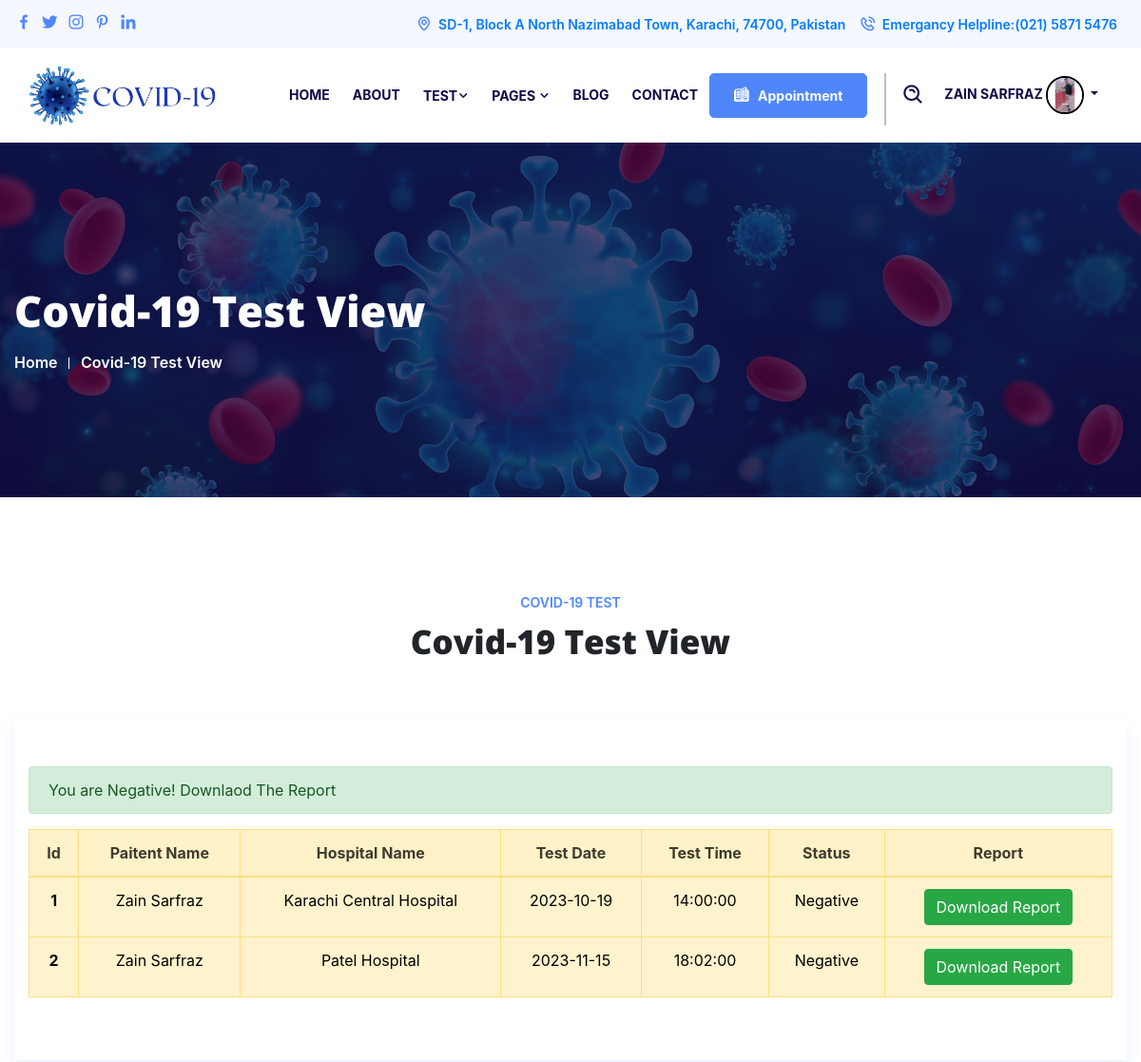
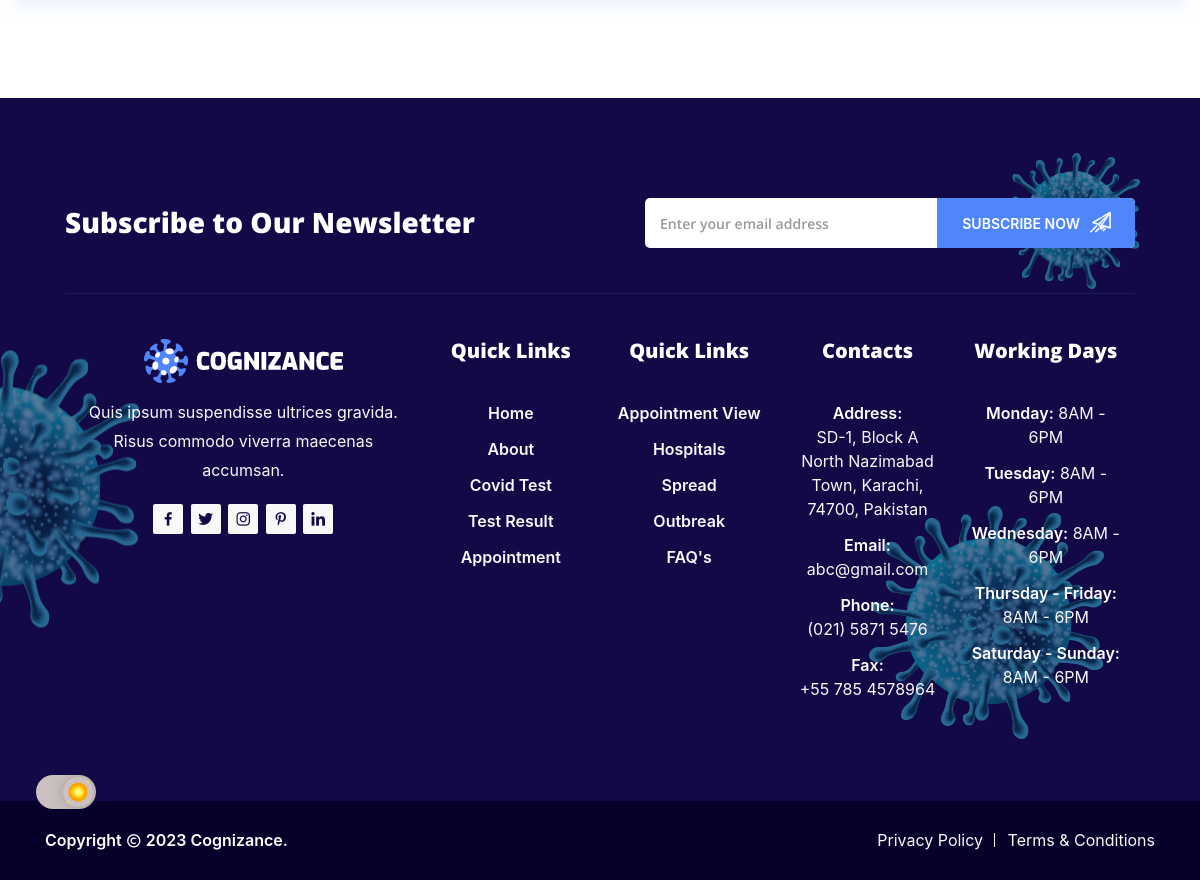
The app's page /testview.php (signed in) with its own data (2 pictures, top to bottom).
### tables this page shows
CREATE TABLE `paitent` (
  `id` int(11) NOT NULL,
  `Username` varchar(255) NOT NULL,
  `Email` varchar(255) NOT NULL,
  `City` varchar(255) NOT NULL,
  `Area` varchar(255) NOT NULL,
  `Password` varchar(255) NOT NULL,
  `Image` varchar(255) NOT NULL,
  `Status` varchar(40) NOT NULL DEFAULT '1'
);

CREATE TABLE `test` (
  `tid` int(11) NOT NULL,
  `tname` int(11) NOT NULL,
  `thospital` int(255) NOT NULL,
  `tdate` date NOT NULL,
  `ttime` time NOT NULL,
  `tstatus` varchar(255) NOT NULL DEFAULT 'Pending',
  `Dstatus` varchar(255) NOT NULL DEFAULT 'Pending',
  `city` int(11) NOT NULL,
  `Report` varchar(255) NOT NULL DEFAULT 'Pending'
);

CREATE TABLE `hospital` (
  `id` int(11) NOT NULL,
  `username` varchar(255) NOT NULL,
  `Hospital Name` varchar(255) NOT NULL,
  `Location` varchar(255) NOT NULL,
  `Address` varchar(255) NOT NULL,
  `Date` date NOT NULL,
  `Password` varchar(255) NOT NULL,
  `profileImage` varchar(255) NOT NULL,
  `Himage` varchar(255) NOT NULL,
  `Status` varchar(40) NOT NULL DEFAULT 'Pending'
);

### testview.php (the view, shortened to what this page needs)
<?php
require("Includes/config.php");
require("Includes/header.php");
$username = $_SESSION["email"];
$fetching_pro = "SELECT * FROM `test` AS a
INNER JOIN `hospital` AS h ON a.`thospital` = h.`id` INNER JOIN `paitent` AS pp ON a.`tname` = pp.`id` WHERE pp.`Email` = '$username';
";
$pro_result = mysqli_query($conn, $fetching_pro);
?>
<section class="page-title-area">
    <div class="container-fluid">
        <div class="page-title-content">
            <h2>Covid-19 Test View</h2>
            <ul>
                <li><a href="index.php">Home</a></li>
                <li>Covid-19 Test View</li>
            </ul>
        </div>
    </div>
</section>
<section class="appointment-area ptb-100">
    <div class="container-fluid">
        <div class="section-title">
            <span class="sub-title">Covid-19 Test</span>
            <h2>Covid-19 Test View</h2>
        </div>
        <div class="appointment-form col-xl-12 col-lg-12 col-md-12 col-sm-12">
            <div class="alert alert-success" id="dose1Alert" style="display: none">
                You are Negative! Downlaod The Report
            </div>
            <div class="table-responsive">
                <table class="table table-warning table-bordered text-center">
                    <thead class="bg-warning p-2 text-dark bg-opacity-10" style="opacity: 75%;">
                        <tr>
                            <th scope="col">Id</th>
                            <th scope="col">Paitent Name</th>
                            <th scope="col">Hospital Name</th>
                            <th scope="col">Test Date</th>
                            <th scope="col">Test Time</th>
                            <th scope="col">Status</th>
                            <th scope="col">Report</th>
                        </tr>
                    </thead>
                    <tbody>
                        <?php
                        if (mysqli_num_rows($pro_result) > 0) {
                            while ($pro_data = mysqli_fetch_assoc($pro_result)) {
                                ?>
                                <tr>
                                    <th scope="row">
                                        <?php echo $pro_data['tid'] ?>
                                    </th>
                                    <td>
                                        <?php echo $pro_data['Username'] ?>
                                    </td>
                                    <td>
                                        <?php echo $pro_data['Hospital Name'] ?>
                                    </td>
                                    <td>
                                        <?php echo $pro_data['tdate'] ?>
                                    </td>
                                    <td>
                                        <?php echo $pro_data['ttime'] ?>
                                    </td>
                                    <td>
                                        <?php echo $pro_data['tstatus'] ?>
                                    </td>
                                    <td>
                                        <?php
                                        if ($pro_data['tstatus'] == "Positive") {
                                            echo "<a class='btn btn-success' href='downloadreport1.php?Report=$pro_data[Report]'>Download Report</a>
                                            ";
                                        } elseif ($pro_data['tstatus'] == "Negative") {
                                            echo "<a class='btn btn-success' href='downloadreport1.php?Report=$pro_data[Report]'>Download Report</a>
                                        ";
                                        } else {
                                            echo "Pending";
                                        }
                                        ?>
                                    </td>
                                </tr>
                                <?php
                            }
                        }
                        ?>
                    </tbody>
                </table>
            </div>
        </div>
    </div>
</section>
<?php
include("includes/footer.php");
?>
</body>
</html>

### Includes/header.php (shortened to what this page needs)
<!doctype html>
<html lang="zxx">
<head>
    <link rel="stylesheet" href="https://maxcdn.bootstrapcdn.com/bootstrap/4.5.2/css/bootstrap.min.css">
    <link rel="stylesheet" href="assets/css/bootstrap.min.css">
    <link rel="stylesheet" href="Hospital/hospital/Files/css/sb-admin-2.css">
    <link rel="stylesheet" href="Hospital/hospital/Files/css/sb-admin-2.min.css">
    <link rel="stylesheet" href="assets/css/animate.min.css">
    <link rel="stylesheet" href="assets/css/owl.carousel.min.css">
    <link rel="stylesheet" href="assets/css/flaticon.css">
    <link rel="stylesheet" href="assets/css/magnific-popup.min.css">
    <link rel="stylesheet" href="assets/css/meanmenu.min.css">
    <link rel="stylesheet" href="assets/css/boxicons.min.css">
    <link rel="stylesheet" href="assets/css/nice-select.min.css">
    <link rel="stylesheet" href="assets/css/slick.min.css">
    <link rel="stylesheet" href="assets/css/odometer.min.css">
    <link rel="stylesheet" href="assets/css/datatables.min.css">
    <link rel="stylesheet" href="assets/css/mainsss.css">
    <link rel="stylesheet" href="assets/css/dark.css">
    <link href="https://cdn.jsdelivr.net/npm/bootstrap@5.5.0/dist/css/bootstrap.min.css" rel="stylesheet">
    <link rel="stylesheet" href="assets/css/responsive.css">
    <link rel="stylesheet" href="assets/css/loader.css">
    <link href="https://maxcdn.bootstrapcdn.com/bootstrap/4.5.2/css/bootstrap.min.css" rel="stylesheet">
</head>
<body>
    <header class="header-area">
        <div class="top-header">
            <div class="container-fluid">
                <div class="row align-items-center">
                    <div class="col-lg-4 col-md-12">
                        <ul class="top-header-social">
                            <li> <a href="https://www.facebook.com" target="_blank"><i class="bx bxl-facebook"></i></a>
                            </li>
                            <li> <a href="https://www.Twitter.com" target="_blank"><i class="bx bxl-twitter"></i></a>
                            </li>
                            <li> <a href="https://www.instagram.com" target="_blank"><i
                                        class="bx bxl-instagram"></i></a>
                            </li>
                            <li><a href="https://www.pinterest.com/" target="_blank"><i
                                        class="bx bxl-pinterest-alt"></i></a></li>
                            <li> <a href="https://www.linkedin.com" target="_blank"><i class="bx bxl-linkedin"></i></a>
                            </li>
                        </ul>
                    </div>
                    <div class="col-lg-8 col-md-12">
                        <ul class="top-header-contact-info">
                            <li><a href="https://www.google.com/maps/place/Aptech+Computer+Education+North+Nazimabad+Center/@24.9273781,67.02842,17z/data=!3m1!4b1!4m6!3m5!1s0x3eb33f90157042d3:0x93d609e8bec9a880!8m2!3d24.9273733!4d67.0330334!16s%2Fg%2F11xyvbmyb?entry=ttu"
                                    target="_blank"><i class="bx bx-map"></i> SD-1, Block A North Nazimabad Town,
                                    Karachi,
                                    74700, Pakistan
                                </a> </li>
                            <li> <a href="tel:(021) 5871 5476"><i class="bx bx-phone-call"></i> Emergancy Helpline:(021)
                                    5871
                                    5476</a></li>
                        </ul>
                    </div>
                </div>
            </div>
        </div>
        <div class="navbar-area col-lg-12">
            <div class="cognizance-nav">
                <div class="container-fluid">
                    <nav class="navbar navbar-expand-md navbar-light">
                        <a class="navbar-brand" href="index.php">
                            <img src="assets/img/logos2.png" class="main-logo vh-10" alt="logo" width="200">
                        </a>
                        <div class="collapse navbar-collapse mean-menu">
                            <?php
                            if (!isset($_SESSION["email"])) {
                            ?>
                            <ul class="navbar-nav">
                                <li class="nav-item"><a href="index.php" class="nav-link ">Home</a></li>
                                </li>
                                <li class="nav-item"><a href="about-1.php" class="nav-link">About</a></li>
                                </li>
                                <li class="nav-item"><a href="#" class="nav-link">Pages <i
                                            class="bx bx-chevron-down"></i></a>
                                    <ul class="dropdown-menu">
                                        <li class="nav-item"><a href="hospital.php" class="nav-link">Hospital</a></li>
                                        <li class="nav-item"><a href="spread.php" class="nav-link">Spreads</a></li>
                                        <li class="nav-item"><a href="out-break.php" class="nav-link">Outbreak</a></li>
                                        <li class="nav-item"><a href="faq.php" class="nav-link">FAQ</a></li>
                                    </ul>
                                </li>
                                <li class="nav-item"><a href="single-post.php" class="nav-link">Blog</a></li>
                                <li class="nav-item"><a href="Register.php" class="nav-link">Register</a></li>
                                <li class="nav-item"><a href="login.php" class="nav-link">Login</a></li>
                            </ul>
                            <?php
                            } else {
                                ?>
                                                            <ul class="navbar-nav">
                                <li class="nav-item"><a href="index.php" class="nav-link ">Home</a></li>
                                <li class="nav-item"><a href="about-1.php" class="nav-link">About</a></li>
                                <li class="nav-item"><a href="#" class="nav-link">Test<i
                                            class="bx bx-chevron-down"></i></a>
                                </li>
                                <li class="nav-item"><a href="#" class="nav-link">Pages <i
                                            class="bx bx-chevron-down"></i></a>
                                </li>
                                <li class="nav-item"><a href="single-post.php" class="nav-link">Blog</a></li>
                                <li class="nav-item"><a href="contact.php" class="nav-link">Contact</a></li>
                                <div class="option-item mt-2">
                                    <a href="appointment.php" class="default-btn"><i class="flaticon-open-book"></i>
                                        Appointment</a>
                                </div>
                            </ul>
                            <?php
                            require("config.php");
$username = $_SESSION["email"];
$query = "SELECT * FROM `Paitent` WHERE `Email` = '$username'";
$result = mysqli_query($conn, $query);
$result1 = mysqli_fetch_assoc($result);
                            ?>
                            <div class="others-option d-flex align-items-center zains">
                                <div class="option-item">
                                    <div class="search-btn-box">
                                        <i class="search-btn bx bx-search-alt"></i>
                                    </div>
                                </div>
                                <div class="option-item navbar-nav zains col-lg-4">
                                    <li class="nav-item">
                                        <a href="#" class="nav-link dropdown-toggle" data-toggle="dropdown"
                                            role="button" aria-haspopup="true" aria-expanded="false">
                                            <span>
                                                <?php echo $result1['Username'] ?>
                                            </span>
                                            <img src="<?php echo 'userimg/' . $result1['Image'] ?>" alt="" height="40px"
                                                width="40px" style="border-radius: 200px; border:2px solid black ;">
                                        </a>
                                    </li>
                                </div>
                            </div>
                            <?php
                            }
                            ?>
                        </div>
                    </nav>
                </div>
            </div>
        </div>
    </header>

### assets/css/loader.css (style rules this page uses)
body { margin: 0; padding: 0; }

### records on screen
paitent: Username "ZAIN SARFRAZ", Image (picture)
test: tid "1", tname.Username "Zain Sarfraz", thospital "Karachi Central Hospital", tdate "2023-10-19", ttime "14:00:00", tstatus "Negative"
test: tid "2", tname.Username "Zain Sarfraz", thospital "Patel Hospital", tdate "2023-11-15", ttime "18:02:00", tstatus "Negative"
